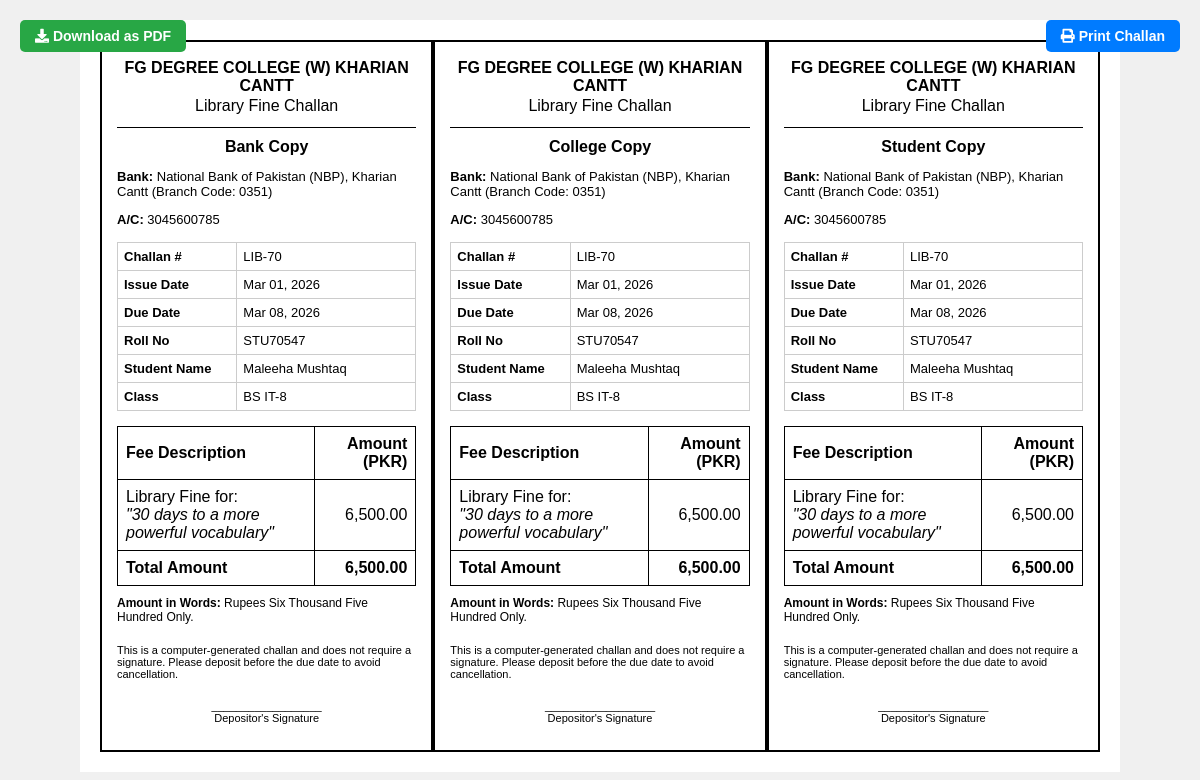
The page /student/generate_challan.php?fine_id=70 (signed in) on the database its author committed.
### tables this page shows
CREATE TABLE `fines` (
  `id` int(11) NOT NULL,
  `issued_book_id` int(11) NOT NULL,
  `user_id` int(11) NOT NULL,
  `amount` decimal(10,2) NOT NULL,
  `reason` text DEFAULT NULL,
  `status` enum('pending','paid') NOT NULL DEFAULT 'pending',
  `created_at` timestamp NOT NULL DEFAULT current_timestamp()
);

CREATE TABLE `users` (
  `id` int(11) NOT NULL,
  `unique_id` varchar(20) DEFAULT NULL,
  `name` varchar(100) NOT NULL,
  `email` varchar(100) NOT NULL,
  `password` varchar(255) NOT NULL,
  `role` enum('librarian','student','faculty') NOT NULL,
  `class` varchar(100) DEFAULT NULL,
  `phone` varchar(20) DEFAULT NULL,
  `address` text DEFAULT NULL,
  `created_at` timestamp NOT NULL DEFAULT current_timestamp(),
  `approval_status` varchar(20) DEFAULT 'pending',
  `approved_at` timestamp NULL DEFAULT NULL,
  `rejected_at` timestamp NULL DEFAULT NULL,
  `email_verified` tinyint(1) DEFAULT 0,
  `email_verification_token` varchar(255) DEFAULT NULL
);

CREATE TABLE `books` (
  `id` int(11) NOT NULL,
  `book_name` varchar(100) DEFAULT NULL,
  `author` varchar(100) DEFAULT NULL,
  `book_no` varchar(20) DEFAULT NULL,
  `publisher` varchar(100) DEFAULT NULL,
  `category` varchar(50) DEFAULT NULL,
  `available_quantity` int(11) NOT NULL DEFAULT 0,
  `total_quantity` int(11) NOT NULL DEFAULT 0,
  `created_at` timestamp NOT NULL DEFAULT current_timestamp(),
  `updated_at` timestamp NOT NULL DEFAULT current_timestamp() ON UPDATE current_timestamp()
);

### includes/config.php (called while the page is built, shortened)
<?php
function numberToWords($number) {
    $dictionary = [
        0 => 'zero', 1 => 'one', 2 => 'two', 3 => 'three', 4 => 'four', 5 => 'five', 6 => 'six', 7 => 'seven', 8 => 'eight', 9 => 'nine',
        10 => 'ten', 11 => 'eleven', 12 => 'twelve', 13 => 'thirteen', 14 => 'fourteen', 15 => 'fifteen', 16 => 'sixteen', 17 => 'seventeen', 18 => 'eighteen', 19 => 'nineteen',
        20 => 'twenty', 30 => 'thirty', 40 => 'forty', 50 => 'fifty', 60 => 'sixty', 70 => 'seventy', 80 => 'eighty', 90 => 'ninety'
    ];
    $number = (int) $number;
    $string = '';
    switch (true) {
        case $number < 21:
            $string = $dictionary[$number];
            break;
        case $number < 1000:
            $hundreds = (int) ($number / 100);
            $remainder = $number % 100;
            $string = $dictionary[$hundreds] . ' hundred';
            break;
        default:
             if($number < 100000){
                $thousands = (int)($number/1000);
                $remainder = $number % 1000;
                $string = numberToWords($thousands) . ' thousand';
                if ($remainder) {
                    $string .= ' ' . numberToWords($remainder);
                }
             }
            break;
    }
    return ucwords($string);
}
?>

### student/generate_challan.php (the view, shortened to what this page needs)
<?php
include_once '../includes/config.php';
$fineId = $_GET['fine_id'];
$userId = $_SESSION['user_id'];
$sql = "
    SELECT
        f.id as fine_id, f.amount, f.reason,
        b.book_name,
        u.name as student_name, u.unique_id as student_roll_no, u.class as student_class
    FROM fines f
    JOIN users u ON f.user_id = u.id
    JOIN issued_books ib ON f.issued_book_id = ib.id
    JOIN books b ON ib.book_id = b.id
    WHERE f.id = ? AND f.user_id = ?
";
$stmt = $conn->prepare($sql);
$stmt->bind_param("ii", $fineId, $userId);
$stmt->execute();
$result = $stmt->get_result();
$data = $result->fetch_assoc();
$collegeName = "FG DEGREE COLLEGE (W) KHARIAN CANTT";
$bankName = "National Bank of Pakistan (NBP)";
$accountNumber = "3045600785";
$branchName = "Kharian Cantt (Branch Code: 0351)";
$issueDate = date("M d, Y");
$dueDate = date("M d, Y", strtotime("+7 days"));
$amountInWords = numberToWords($data['amount']);
?>
<!DOCTYPE html>
<html lang="en">
<head>
 <link rel="stylesheet" href="https://cdnjs.cloudflare.com/ajax/libs/font-awesome/5.15.4/css/all.min.css">
</head>
<body>
<div class="page-actions">
    <a href="download_challan.php?fine_id=<?php echo $fineId; ?>" class="btn-download">
        <i class="fas fa-download"></i> Download as PDF
    </a>
    <button onclick="window.print()" class="btn print-btn">
        <i class="fas fa-print"></i> Print Challan
    </button>
</div>
<div class="challan-container">
    <?php for ($i = 0; $i < 3; $i++): ?>
    <?php $copyFor = ($i == 0) ? "Bank Copy" : (($i == 1) ? "College Copy" : "Student Copy"); ?>
    <div class="challan-copy">
        <div class="header">
            <h4><?php echo htmlspecialchars($collegeName); ?></h4>
            <p>Library Fine Challan</p>
        </div>
        <div class="copy-title"><?php echo $copyFor; ?></div>
        <p style="font-size:13px;"><strong>Bank:</strong> <?php echo htmlspecialchars($bankName); ?>, <?php echo htmlspecialchars($branchName); ?></p>
        <p style="font-size:13px;"><strong>A/C:</strong> <?php echo htmlspecialchars($accountNumber); ?></p>
        <table class="details-table">
            <tr><td>Challan #</td><td>LIB-<?php echo htmlspecialchars($data['fine_id']); ?></td></tr>
            <tr><td>Issue Date</td><td><?php echo $issueDate; ?></td></tr>
            <tr><td>Due Date</td><td><?php echo $dueDate; ?></td></tr>
            <tr><td>Roll No</td><td><?php echo htmlspecialchars($data['student_roll_no']); ?></td></tr>
            <tr><td>Student Name</td><td><?php echo htmlspecialchars($data['student_name']); ?></td></tr>
            <tr><td>Class</td><td><?php echo htmlspecialchars($data['student_class']); ?></td></tr>
        </table>
        <table class="fee-table">
            <thead>
                <tr><th>Fee Description</th><th class="amount">Amount (PKR)</th></tr>
            </thead>
            <tbody>
                <tr>
                    <td>Library Fine for: <br><i>"<?php echo htmlspecialchars($data['book_name']); ?>"</i></td>
                    <td class="amount"><?php echo number_format($data['amount'], 2); ?></td>
                </tr>
            </tbody>
            <tfoot>
                <tr class="total-row">
                    <td>Total Amount</td>
                    <td class="amount"><?php echo number_format($data['amount'], 2); ?></td>
                </tr>
            </tfoot>
        </table>
        <p style="font-size:12px; margin-top:10px;"><strong>Amount in Words:</strong> Rupees <?php echo htmlspecialchars($amountInWords); ?> Only.</p>
        <div class="footer">
            <p>This is a computer-generated challan and does not require a signature. Please deposit before the due date to avoid cancellation.</p>
            <p style="text-align:center; margin-top:20px;">__________________<br>Depositor's Signature</p>
        </div>
    </div>
    <?php endfor; ?>
</div>
</body>
</html>

### student/generate_challan.php (style rules this page uses)
body { font-family: Arial, sans-serif; margin: 0; padding: 20px; background-color: #f0f0f0; }
.challan-container { display: flex; justify-content: space-around; background-color: white; padding: 20px; max-width: 1000px; margin: auto; }
.challan-copy { border: 2px solid #000; padding: 15px; width: 30%; position: relative; }
.header { text-align: center; border-bottom: 1px solid #000; padding-bottom: 10px; margin-bottom: 10px; }
.header h4, .header p { margin: 2px 0; }
.details-table { width: 100%; border-collapse: collapse; margin-top: 15px; }
.details-table td { padding: 6px; border: 1px solid #ccc; font-size: 13px; }
.details-table td:first-child { font-weight: bold; width: 40%; }
.fee-table { width: 100%; border-collapse: collapse; margin-top: 15px; }
.fee-table th, .fee-table td { border: 1px solid #000; padding: 8px; text-align: left; }
.fee-table .amount { text-align: right; }
.total-row th, .total-row td { font-weight: bold; }
.copy-title { text-align: center; font-weight: bold; margin-bottom: 10px; }
.footer { font-size: 11px; margin-top: 20px; }
.page-actions { position: fixed; top: 20px; left: 20px; right: 20px; z-index: 1000; display: flex; justify-content: space-between; }
.page-actions .btn, .page-actions .btn-download { display: inline-block; padding: 8px 15px; font-size: 14px; font-weight: bold; color: white; border: none; border-radius: 5px; text-decoration: none; cursor: pointer; font-family: Arial, sans-serif; }
.page-actions .print-btn { background-color: #007bff; }
.page-actions .btn-download { background-color: #28a745; }

### rows shown on the page
fines: id "70", user.unique_id "STU70547", user.name "Maleeha Mushtaq", user.class "BS IT-8", books.book_name "30 days to a more powerful vocabulary", amount "6,500.00", amount "Six Thousand Five Hundred"

### other values the page prints
$copyFor "Bank Copy"
$copyFor "College Copy"
$copyFor "Student Copy"
